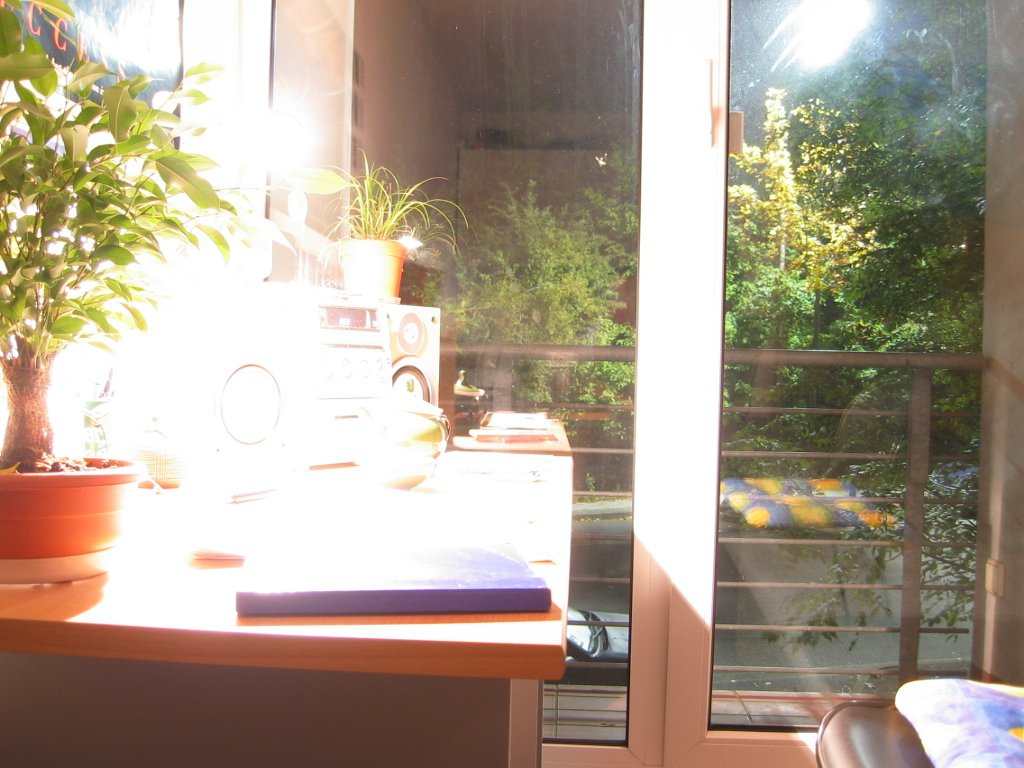
#> input picture hw1/img01.jpg, 1024 x 768 px
$ jupyter execute --allow-errors mainmain.ipynb
#> lines starting #> are read from the running program, lines starting #| are printed output that depends on the picture
[cell 1]
import numpy as np
import cv2 as cv
import pandas as pd
import random as rd

[cell 2]
#1024 * 768
#input test images(version1) total 13 images ---> p
#analyze 10 pixel ---> n
img1 = cv.imread('img01.jpg')
#> img1 is the input picture: shape (768, 1024, 3); mean B, G, R 141.6, 159.4, 172.9
img2 = cv.imread('img02.jpg')
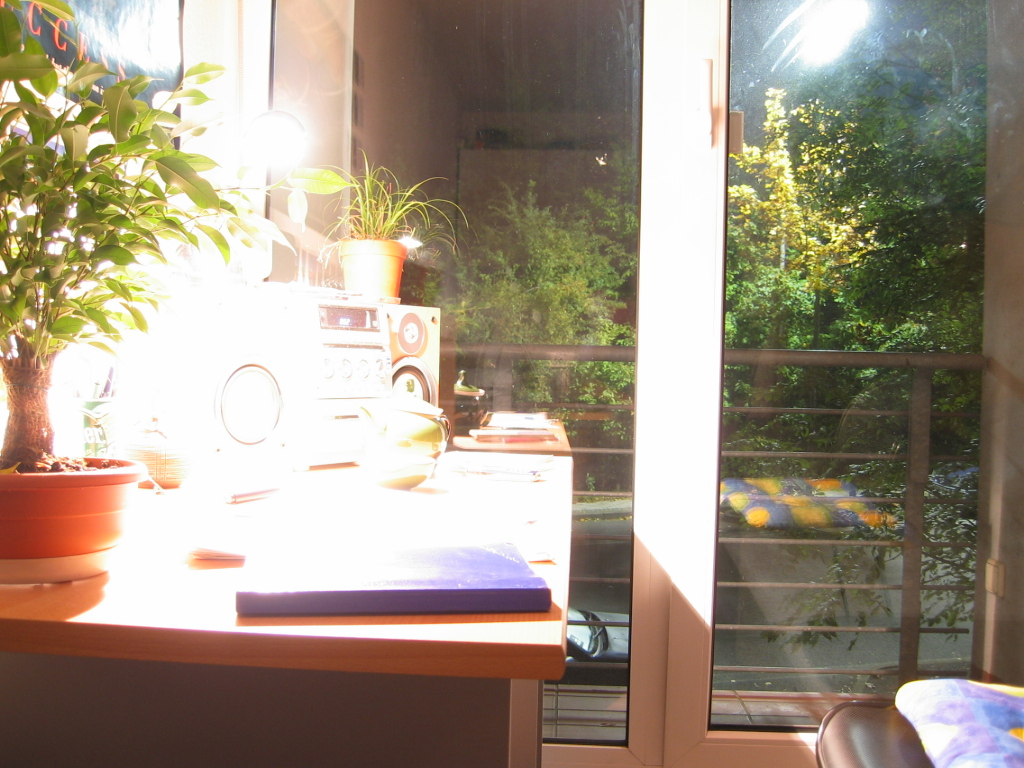
#> input picture hw1/img02.jpg, 1024 x 768 px
#> img2 is the input picture: shape (768, 1024, 3); mean B, G, R 129.9, 147.2, 159.8
img3 = cv.imread('img03.jpg')
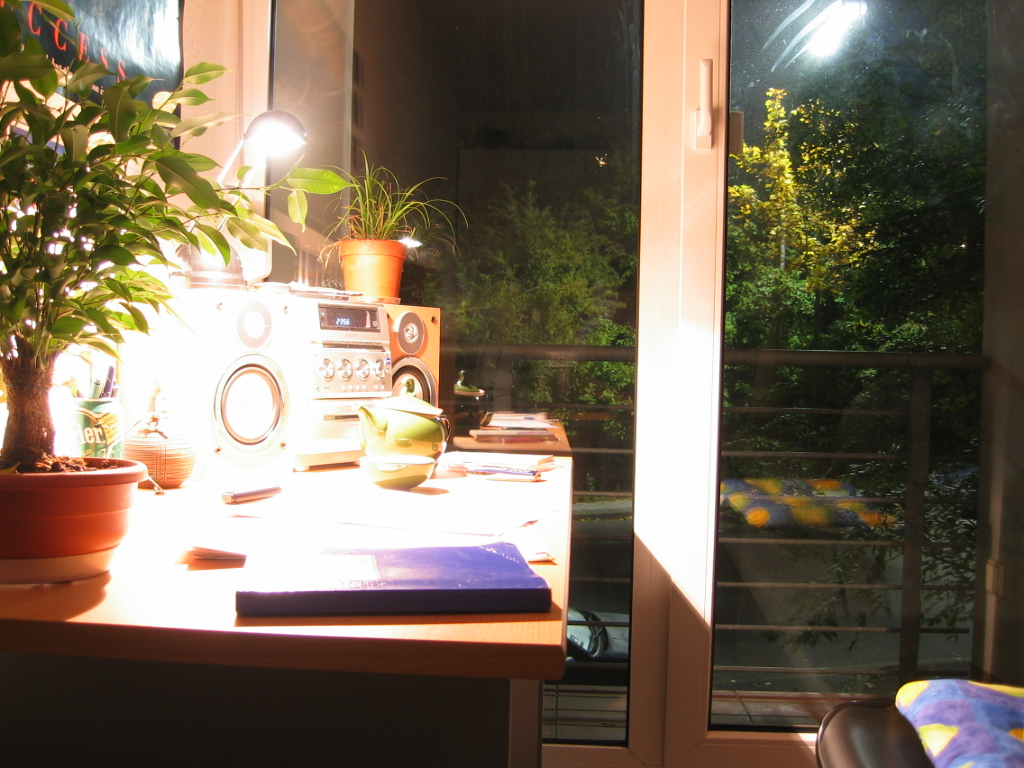
#> input picture hw1/img03.jpg, 1024 x 768 px
#> img3 is the input picture: shape (768, 1024, 3); mean B, G, R 89.9, 107.5, 121.2
img4 = cv.imread('img04.jpg')
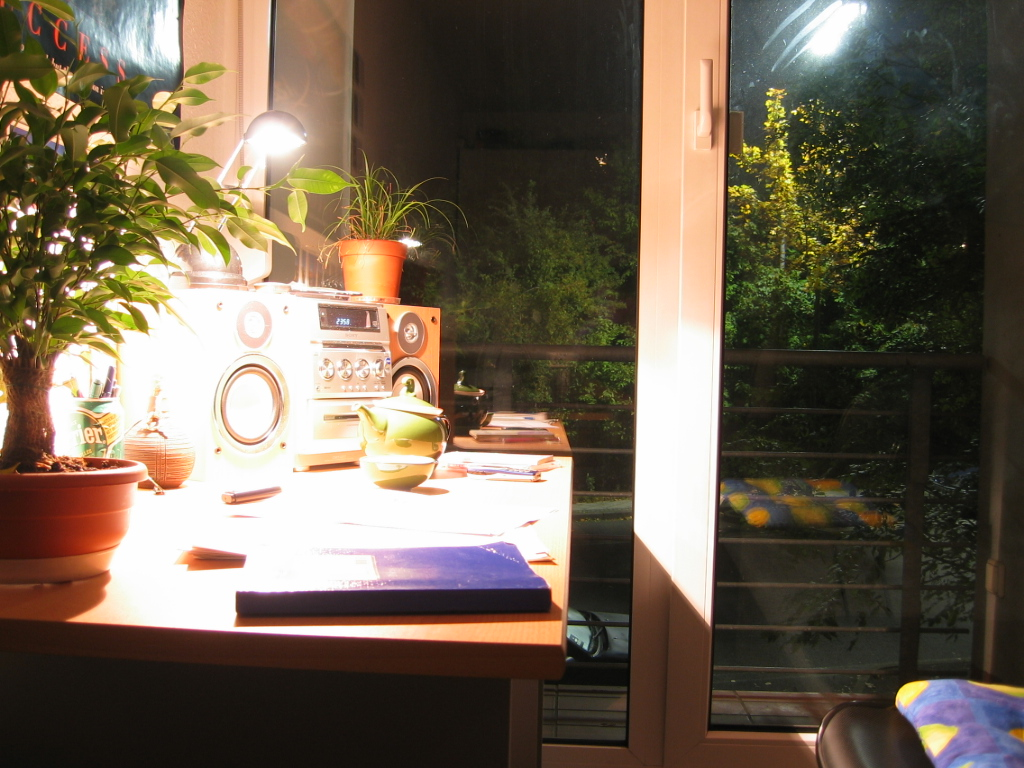
#> input picture hw1/img04.jpg, 1024 x 768 px
#> img4 is the input picture: shape (768, 1024, 3); mean B, G, R 82.5, 99.4, 112.6
img5 = cv.imread('img05.jpg')
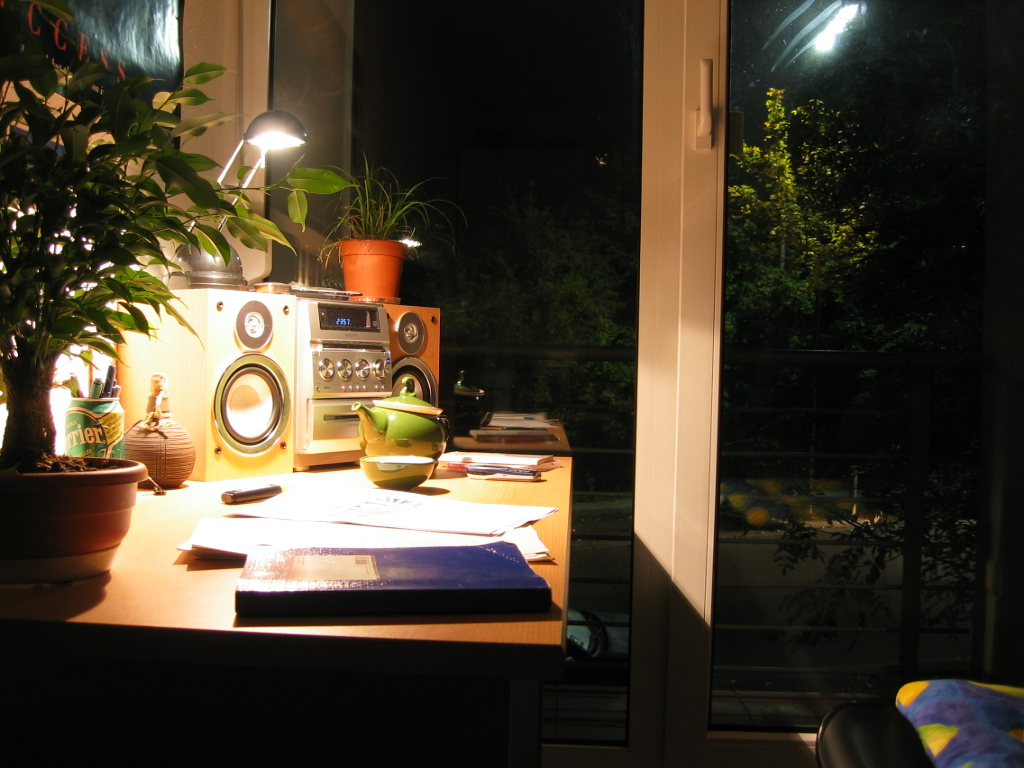
#> input picture hw1/img05.jpg, 1024 x 768 px
#> img5 is the input picture: shape (768, 1024, 3); mean B, G, R 45.5, 61.6, 71.7
img6 = cv.imread('img06.jpg')
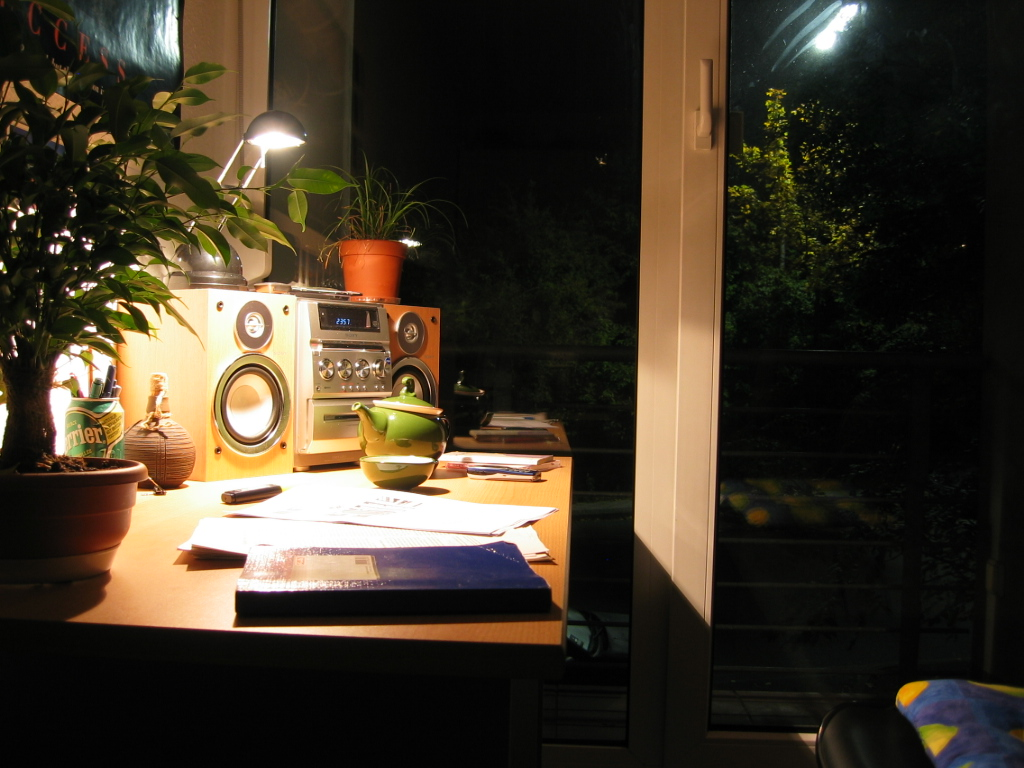
#> input picture hw1/img06.jpg, 1024 x 768 px
#> img6 is the input picture: shape (768, 1024, 3); mean B, G, R 40.7, 55.3, 65.3
img7 = cv.imread('img07.jpg')
img8 = cv.imread('img08.jpg')
img9 = cv.imread('img09.jpg')
img10 = cv.imread('img10.jpg')
img11 = cv.imread('img11.jpg')
img12 = cv.imread('img12.jpg')
img13 = cv.imread('img13.jpg')

y = [607, 400, 293, 101, 611, 398, 542, 617, 449, 628]
x = [344, 241, 143, 33, 88, 85, 321, 329, 797, 708]
for i in range(10):
    y.append(rd.randint(0,768))
    x.append(rd.randint(0,1024))
